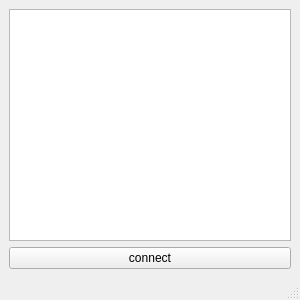
<?xml version="1.0" encoding="UTF-8"?>
<ui version="4.0">
 <class>MainWindow</class>
 <widget class="QMainWindow" name="MainWindow">
  <property name="geometry">
   <rect>
    <x>0</x>
    <y>0</y>
    <width>300</width>
    <height>300</height>
   </rect>
  </property>
  <property name="minimumSize">
   <size>
    <width>300</width>
    <height>300</height>
   </size>
  </property>
  <property name="maximumSize">
   <size>
    <width>300</width>
    <height>300</height>
   </size>
  </property>
  <property name="windowTitle">
   <string>MainWindow</string>
  </property>
  <widget class="QWidget" name="centralwidget">
   <layout class="QVBoxLayout" name="verticalLayout">
    <item>
     <widget class="QPlainTextEdit" name="plainTextEdit"/>
    </item>
    <item>
     <widget class="QPushButton" name="pushButton">
      <property name="text">
       <string>connect</string>
      </property>
     </widget>
    </item>
   </layout>
  </widget>
  <widget class="QMenuBar" name="menubar">
   <property name="geometry">
    <rect>
     <x>0</x>
     <y>0</y>
     <width>300</width>
     <height>22</height>
    </rect>
   </property>
  </widget>
  <widget class="QStatusBar" name="statusbar"/>
 </widget>
 <resources/>
 <connections/>
</ui>
